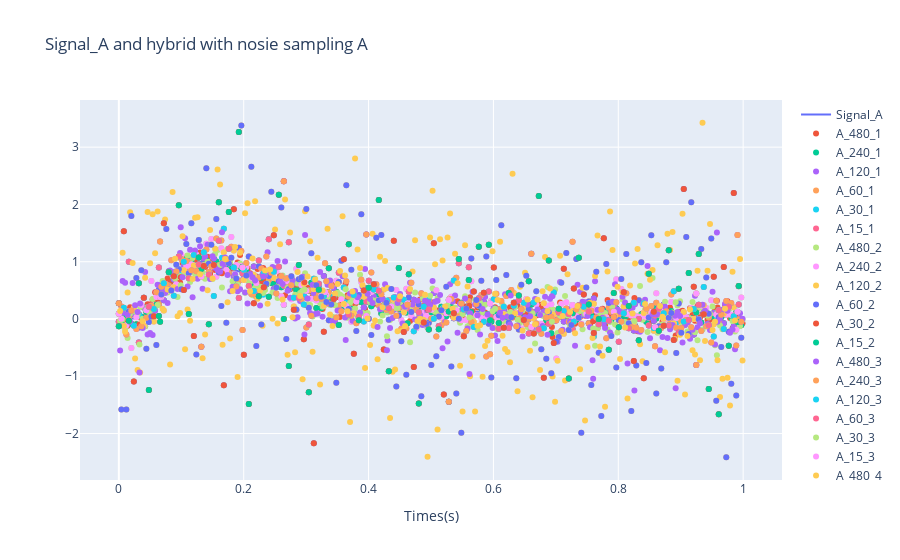

The notebook cell saved with this chart:
### Code cell
fig = go.Figure()
N = 1000
x_axis = np.linspace(0 , 1, N)
hybridA_1 = signal_A + noise_load_1
samp_rate_480_A_1 = sampling(hybridA_1, 480)['num']
samp_rate_240_A_1 = sampling(hybridA_1, 240)['num']
samp_rate_120_A_1 = sampling(hybridA_1, 120)['num']
samp_rate_60_A_1 = sampling(hybridA_1, 60)['num']
samp_rate_30_A_1 = sampling(hybridA_1, 30)['num']
samp_rate_15_A_1 = sampling(hybridA_1, 15)['num']

hybridA_2 = signal_A + noise_load_2
samp_rate_480_A_2 = sampling(hybridA_2, 480)['num']
samp_rate_240_A_2 = sampling(hybridA_2, 240)['num']
samp_rate_120_A_2 = sampling(hybridA_2, 120)['num']
samp_rate_60_A_2 = sampling(hybridA_2, 60)['num']
samp_rate_30_A_2 = sampling(hybridA_2, 30)['num']
samp_rate_15_A_2 = sampling(hybridA_2, 15)['num']

hybridA_3 = signal_A + noise_load_3
samp_rate_480_A_3 = sampling(hybridA_3, 480)['num']
samp_rate_240_A_3 = sampling(hybridA_3, 240)['num']
samp_rate_120_A_3 = sampling(hybridA_3, 120)['num']
samp_rate_60_A_3 = sampling(hybridA_3, 60)['num']
samp_rate_30_A_3 = sampling(hybridA_3, 30)['num']
samp_rate_15_A_3 = sampling(hybridA_3, 15)['num']

hybridA_4 = signal_A + noise_load_4
samp_rate_480_A_4 = sampling(hybridA_4, 480)['num']
samp_rate_240_A_4 = sampling(hybridA_4, 240)['num']
samp_rate_120_A_4 = sampling(hybridA_4, 120)['num']
samp_rate_60_A_4 = sampling(hybridA_4, 60)['num']
samp_rate_30_A_4 = sampling(hybridA_4, 30)['num']
samp_rate_15_A_4 = sampling(hybridA_4, 15)['num']



fig.add_traces(go.Scatter( 
                        x = x_axis, y = signal_A, mode='lines', name= 'Signal_A'))
fig.add_traces(go.Scatter(
    x = x_axis, y = samp_rate_480_A_1, mode='markers', name= 'A_480_1'))

fig.add_traces(go.Scatter(
    x = x_axis, y = samp_rate_240_A_1, mode='markers', name= 'A_240_1'))

fig.add_traces(go.Scatter(
    x = x_axis, y = samp_rate_120_A_1, mode='markers', name= 'A_120_1'))

fig.add_traces(go.Scatter(
    x = x_axis, y = samp_rate_60_A_1, mode='markers', name= 'A_60_1'))

fig.add_traces(go.Scatter(
    x = x_axis, y = samp_rate_30_A_1, mode='markers', name= 'A_30_1'))

fig.add_traces(go.Scatter(
    x = x_axis, y = samp_rate_15_A_1, mode='markers', name= 'A_15_1'))

fig.add_traces(go.Scatter(
    x = x_axis, y = samp_rate_480_A_2, mode='markers', name= 'A_480_2'))

fig.add_traces(go.Scatter(
    x = x_axis, y = samp_rate_240_A_2, mode='markers', name= 'A_240_2'))

fig.add_traces(go.Scatter(
    x = x_axis, y = samp_rate_120_A_2, mode='markers', name= 'A_120_2'))

fig.add_traces(go.Scatter(
    x = x_axis, y = samp_rate_60_A_2, mode='markers', name= 'A_60_2'))

fig.add_traces(go.Scatter(
    x = x_axis, y = samp_rate_30_A_2, mode='markers', name= 'A_30_2'))

fig.add_traces(go.Scatter(
    x = x_axis, y = samp_rate_15_A_2, mode='markers', name= 'A_15_2'))

fig.add_traces(go.Scatter(
    x = x_axis, y = samp_rate_480_A_3, mode='markers', name= 'A_480_3'))

fig.add_traces(go.Scatter(
    x = x_axis, y = samp_rate_240_A_3, mode='markers', name= 'A_240_3'))

fig.add_traces(go.Scatter(
    x = x_axis, y = samp_rate_120_A_3, mode='markers', name= 'A_120_3'))

fig.add_traces(go.Scatter(
    x = x_axis, y = samp_rate_60_A_3, mode='markers', name= 'A_60_3'))

fig.add_traces(go.Scatter(
    x = x_axis, y = samp_rate_30_A_3, mode='markers', name= 'A_30_3'))

fig.add_traces(go.Scatter(
    x = x_axis, y = samp_rate_15_A_3, mode='markers', name= 'A_15_3'))

fig.add_traces(go.Scatter(
    x = x_axis, y = samp_rate_480_A_4, mode='markers', name= 'A_480_4'))

fig.add_traces(go.Scatter(
    x = x_axis, y = samp_rate_240_A_4, mode='markers', name= 'A_240_4'))

fig.add_traces(go.Scatter(
    x = x_axis, y = samp_rate_120_A_4, mode='markers', name= 'A_120_4'))

fig.add_traces(go.Scatter(
    x = x_axis, y = samp_rate_60_A_4, mode='markers', name= 'A_60_4'))

fig.add_traces(go.Scatter(
    x = x_axis, y = samp_rate_30_A_4, mode='markers', name= 'A_30_4'))

fig.add_traces(go.Scatter(
    x = x_axis, y = samp_rate_15_A_4, mode='markers', name= 'A_15_4'))

fig.update_layout(title_text = 'Signal_A')

fig.update_layout(
        title_text = 'Signal_A and hybrid with nosie sampling A ',
        xaxis=go.layout.XAxis(
        title=go.layout.xaxis.Title(
            text="Times(s)<br><sup>"
            )
        )
    )

### Figure 1 — Plotly figure (JSON) as saved in the notebook; plotly's stock layout.template omitted (floating-point values rounded to 4 significant figures; data arrays with more than 128 entries replaced by an {"elided": "..."} marker saying what was removed)
{"data": [{"mode": "lines", "name": "Signal_A", "type": "scatter", "x": {"elided": "1000 float values"}, "y": {"elided": "1000 float values"}}, {"mode": "markers", "name": "A_480_1", "type": "scatter", "x": {"elided": "1000 float values"}, "y": {"elided": "1000 float values"}}, {"mode": "markers", "name": "A_240_1", "type": "scatter", "x": {"elided": "1000 float values"}, "y": {"elided": "1000 float values"}}, {"mode": "markers", "name": "A_120_1", "type": "scatter", "x": {"elided": "1000 float values"}, "y": {"elided": "1000 float values"}}, {"mode": "markers", "name": "A_60_1", "type": "scatter", "x": {"elided": "1000 float values"}, "y": {"elided": "1000 float values"}}, {"mode": "markers", "name": "A_30_1", "type": "scatter", "x": {"elided": "1000 float values"}, "y": {"elided": "1000 float values"}}, {"mode": "markers", "name": "A_15_1", "type": "scatter", "x": {"elided": "1000 float values"}, "y": {"elided": "1000 float values"}}, {"mode": "markers", "name": "A_480_2", "type": "scatter", "x": {"elided": "1000 float values"}, "y": {"elided": "1000 float values"}}, {"mode": "markers", "name": "A_240_2", "type": "scatter", "x": {"elided": "1000 float values"}, "y": {"elided": "1000 float values"}}, {"mode": "markers", "name": "A_120_2", "type": "scatter", "x": {"elided": "1000 float values"}, "y": {"elided": "1000 float values"}}, {"mode": "markers", "name": "A_60_2", "type": "scatter", "x": {"elided": "1000 float values"}, "y": {"elided": "1000 float values"}}, {"mode": "markers", "name": "A_30_2", "type": "scatter", "x": {"elided": "1000 float values"}, "y": {"elided": "1000 float values"}}, {"mode": "markers", "name": "A_15_2", "type": "scatter", "x": {"elided": "1000 float values"}, "y": {"elided": "1000 float values"}}, {"mode": "markers", "name": "A_480_3", "type": "scatter", "x": {"elided": "1000 float values"}, "y": {"elided": "1000 float values"}}, {"mode": "markers", "name": "A_240_3", "type": "scatter", "x": {"elided": "1000 float values"}, "y": {"elided": "1000 float values"}}, {"mode": "markers", "name": "A_120_3", "type": "scatter", "x": {"elided": "1000 float values"}, "y": {"elided": "1000 float values"}}, {"mode": "markers", "name": "A_60_3", "type": "scatter", "x": {"elided": "1000 float values"}, "y": {"elided": "1000 float values"}}, {"mode": "markers", "name": "A_30_3", "type": "scatter", "x": {"elided": "1000 float values"}, "y": {"elided": "1000 float values"}}, {"mode": "markers", "name": "A_15_3", "type": "scatter", "x": {"elided": "1000 float values"}, "y": {"elided": "1000 float values"}}, {"mode": "markers", "name": "A_480_4", "type": "scatter", "x": {"elided": "1000 float values"}, "y": {"elided": "1000 float values"}}, {"mode": "markers", "name": "A_240_4", "type": "scatter", "x": {"elided": "1000 float values"}, "y": {"elided": "1000 float values"}}, {"mode": "markers", "name": "A_120_4", "type": "scatter", "x": {"elided": "1000 float values"}, "y": {"elided": "1000 float values"}}, {"mode": "markers", "name": "A_60_4", "type": "scatter", "x": {"elided": "1000 float values"}, "y": {"elided": "1000 float values"}}, {"mode": "markers", "name": "A_30_4", "type": "scatter", "x": {"elided": "1000 float values"}, "y": {"elided": "1000 float values"}}, {"mode": "markers", "name": "A_15_4", "type": "scatter", "x": {"elided": "1000 float values"}, "y": {"elided": "1000 float values"}}], "layout": {"title": {"text": "Signal_A and hybrid with nosie sampling A "}, "xaxis": {"title": {"text": "Times(s)<br><sup>"}}}}
